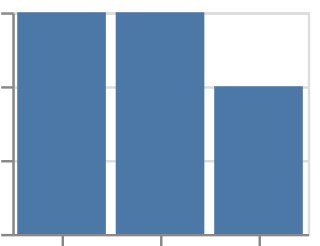

Write the Vega-Lite specification saved for this chart.
### Vega-Lite specification from a JSON file in a GitHub repository (floating-point values rounded to 4 significant figures)
{"$schema": "https://vega.github.io/schema/vega-lite/v6.json", "padding": 5, "autosize": "none", "data": {"name": "table", "values": [{"c": "A", "g": "p", "x": 1, "y": 2, "v": 5, "t": "2024-01-15", "o": {"v": 3}, "IMDB Rating": 6.1, "d": "x1"}, {"c": "B", "g": "q", "x": 2, "y": 4, "v": 9, "t": "2024-02-20", "o": {"v": 7}, "IMDB Rating": 7.4, "d": "x2"}, {"c": "A", "g": "q", "x": 3, "y": 3, "v": 2, "t": "2024-03-05", "o": {"v": 1}, "IMDB Rating": 5.2, "d": "x1"}, {"c": "C", "g": "p", "x": 4, "y": 6, "v": 7, "t": "2024-05-30", "o": {"v": 4}, "IMDB Rating": 8.8, "d": "x3"}, {"c": "B", "g": "p", "x": 5, "y": 5, "v": 4, "t": "2024-07-11", "o": {"v": 9}, "IMDB Rating": 6.9, "d": "x2"}, {"c": "C", "g": "q", "x": 6, "y": 8, "v": 6, "t": "2024-09-02", "o": {"v": 2}, "IMDB Rating": 7.7, "d": "x3"}, {"c": "A", "g": "p", "x": 7, "y": 7, "v": 8, "t": "2024-11-25", "o": {"v": 5}, "IMDB Rating": 4.4, "d": "x1"}, {"c": "B", "g": "q", "x": 8, "y": 9, "v": 3, "t": "2024-12-31", "o": {"v": 8}, "IMDB Rating": 9.1, "d": "x2"}]}, "width": 120, "height": 90, "mark": "bar", "encoding": {"x": {"field": "c", "type": "nominal"}, "y": {"aggregate": "count", "type": "quantitative"}}, "config": {"countTitle": "How many"}}
